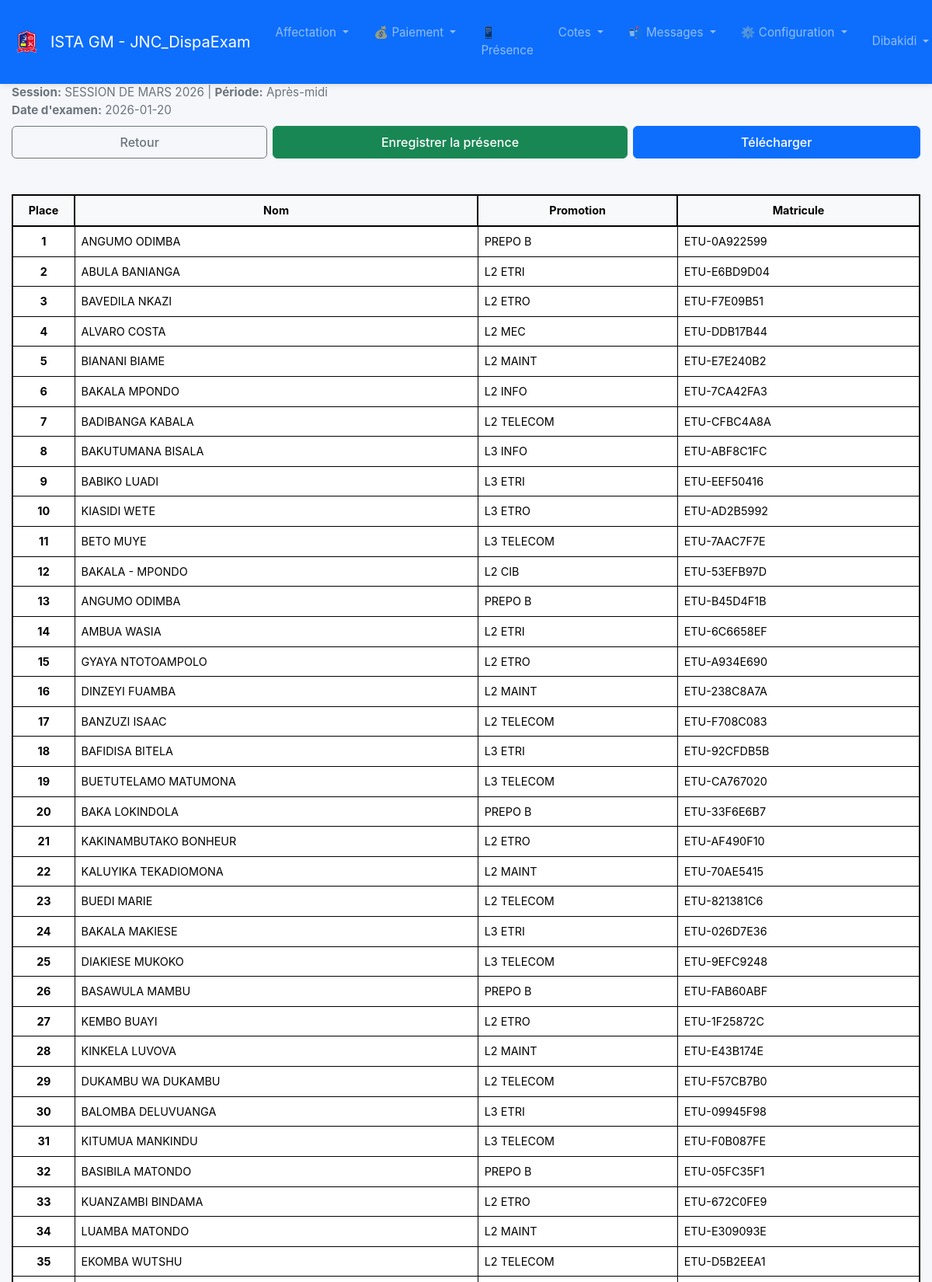
The app's page /rooms/3/liste?exam_id=23 (signed in, upper part) with its own data.
### tables this page shows
CREATE TABLE "exams" (
                    id INTEGER PRIMARY KEY AUTOINCREMENT,
                    label TEXT NOT NULL,
                    session_type TEXT NOT NULL,
                    promotion_id INTEGER NOT NULL,
                    FOREIGN KEY (promotion_id) REFERENCES promotions(id) ON DELETE CASCADE
                );

CREATE TABLE students (
            id INTEGER PRIMARY KEY AUTOINCREMENT,
            matricule TEXT,
            full_name TEXT NOT NULL,
            promotion_id INTEGER NOT NULL,
            section_id INTEGER, sexe TEXT,
            UNIQUE(matricule),
            FOREIGN KEY (promotion_id) REFERENCES promotions(id) ON DELETE CASCADE,
            FOREIGN KEY (section_id) REFERENCES sections(id) ON DELETE SET NULL
        );

CREATE TABLE promotions (
            id INTEGER PRIMARY KEY AUTOINCREMENT,
            name TEXT NOT NULL UNIQUE
        );

### app.py (the view)
@app.route("/rooms/<int:room_id>/liste")
@login_required
def room_list(room_id):
    conn = get_db()
    cur = conn.cursor()
    try:
        exam_id = request.args.get("exam_id")
        exam = _get_exam_or_latest(conn, exam_id)
        if not exam:
            flash("Aucun examen disponible.", "warning")
            return redirect(url_for("rooms"))
        cur.execute("SELECT name FROM rooms WHERE id = ?", (room_id,))
        room = cur.fetchone()
        room_name = room["name"] if room else "Local inconnu"
        cur.execute("""
            SELECT u.username FROM supervisor_assignments sa
            JOIN users u ON sa.user_id = u.id
            WHERE sa.room_id = ? AND sa.exam_id = ?
        """, (room_id, exam["id"]))
        supervisor = cur.fetchone()
        supervisor_name = supervisor["username"] if supervisor else "Non assigné"
        cur.execute(
            """
            SELECT a.seat_number, s.full_name, s.matricule, p.name AS promotion_name
            FROM assignments a
            JOIN students s ON a.student_id = s.id
            JOIN promotions p ON s.promotion_id = p.id
            WHERE a.room_id = ? AND a.exam_id = ?
            ORDER BY a.seat_number
            """,
            (room_id, exam["id"]),
        )
        rows = cur.fetchall()
        return render_template("list.html", rows=rows, exam=exam, room_name=room_name, room_id=room_id, supervisor_name=supervisor_name, today=datetime.now().strftime('%Y-%m-%d'))
    except Exception as e:
        flash(f"Erreur lors de la récupération de la liste: {str(e)}", "danger")
        return redirect(url_for("rooms"))

### app.py (called while the page is built, shortened)
@app.context_processor
def inject_unread_count():
    return {'unread_messages_count': get_unread_messages_count()}

def get_db():
    if "db" not in g:
        g.db = get_connection()
    return g.db

def _get_exam_or_latest(conn, exam_id=None):
    cur = conn.cursor()
    if exam_id:
        cur.execute(
            """SELECT e.id, e.label, e.session_type,
               GROUP_CONCAT(p.name, ', ') as promotion_name
               FROM exams e
               LEFT JOIN exam_promotions ep ON e.id = ep.exam_id
               LEFT JOIN promotions p ON ep.promotion_id = p.id
               WHERE e.id = ?
               GROUP BY e.id, e.label, e.session_type""",
            (exam_id,)
        )
        return cur.fetchone()
    exams = _get_exams(conn)
    return exams[0] if exams else None

def login_required(f):
    @wraps(f)
    def decorated_function(*args, **kwargs):
        if 'user_id' not in session:
            flash("Vous devez vous connecter pour accéder à cette page.", "warning")
            return redirect(url_for('login'))
        return f(*args, **kwargs)
    return decorated_function

def get_unread_messages_count():
    if 'user_id' not in session:
        return 0
    conn = get_db()
    cur = conn.cursor()
    user_id = session.get('user_id')
    is_admin = session.get('is_admin', False)
    if is_admin:
        cur.execute("SELECT COUNT(*) as count FROM messages WHERE is_read = 0")
    result = cur.fetchone()
    return result['count'] if result else 0

def get_unread_notifications_count():
    if 'user_id' not in session:
        return 0
    conn = get_db()
    cur = conn.cursor()
    user_id = session.get('user_id')
    cur.execute("SELECT COUNT(*) as count FROM notifications WHERE user_id = ? AND is_read = 0", (user_id,))
    result = cur.fetchone()
    return result['count'] if result else 0

def get_recent_notifications(limit=5):
    if 'user_id' not in session:
        return []
    conn = get_db()
    cur = conn.cursor()
    user_id = session.get('user_id')
    cur.execute("""
        SELECT id, message, created_at, is_read
        FROM notifications
        WHERE user_id = ?
        ORDER BY created_at DESC
        LIMIT ?
    """, (user_id, limit))
    notifications_raw = cur.fetchall()
    return [dict(notif) for notif in notifications_raw]

### database.py (called while the page is built)
def get_connection():
    conn = sqlite3.connect(DB_PATH, check_same_thread=False)
    conn.row_factory = sqlite3.Row
    return conn

### templates/list.html (shortened to what this page needs)
{% extends "base.html" %}
{% block content %}
<div class="d-print-none">
  <div class="mb-4" style="display: block !important; width: 100% !important; clear: both !important;">
    <div>
      <div class="mb-2">
        <h5>Liste de présence - {{ room_name }}</h5>
        <p class="text-muted mb-0">
          <strong>Session:</strong> {{ exam['label'] }} |
          <strong>Période:</strong> {{ exam['session_type'] or 'Non définie' }}
        </p>
        <p class="text-muted mb-0">
          <strong>Date d'examen:</strong> {{ today }}
        </p>
      </div>
      <div class="text-end">
        <div class="btn-group" role="group">
          <button class="btn btn-outline-secondary" onclick="window.history.back()">Retour</button>
          <button class="btn btn-success" onclick="alert('Présence enregistrée')">Enregistrer la présence</button>
          <button class="btn btn-primary" onclick="window.print()">Télécharger</button>
        </div>
      </div>
    </div>
  </div>
  <br style="clear: both !important;">
  <div class="table-responsive" style="clear: both !important; display: block !important; width: 100% !important;">
    <table class="table table-bordered table-sm" style="border: 2px solid #000; width: 100% !important;">
      <thead class="table-light" style="background-color: #f0f0f0;">
        <tr>
          <th style="border: 2px solid #000; padding: 8px; text-align: center; font-weight: bold; width: 80px;">Place</th>
          <th style="border: 2px solid #000; padding: 8px; text-align: center; font-weight: bold;">Nom</th>
          <th style="border: 2px solid #000; padding: 8px; text-align: center; font-weight: bold;">Promotion</th>
          <th style="border: 2px solid #000; padding: 8px; text-align: center; font-weight: bold;">Matricule</th>
        </tr>
      </thead>
      <tbody>
        {% for r in rows %}
          <tr>
            <td style="border: 1px solid #000; padding: 8px; text-align: center; font-weight: bold;">{{ r['seat_number'] }}</td>
            <td style="border: 1px solid #000; padding: 8px;">{{ r['full_name'] }}</td>
            <td style="border: 1px solid #000; padding: 8px;">{{ r['promotion_name'] }}</td>
            <td style="border: 1px solid #000; padding: 8px;">{{ r['matricule'] or '-' }}</td>
          </tr>
        {% else %}
          <tr>
            <td colspan="4" class="text-center text-muted" style="border: 1px solid #000; padding: 20px;">
              <i class="fas fa-info-circle"></i> Aucune donnée disponible.
            </td>
          </tr>
        {% endfor %}
      </tbody>
    </table>
  </div>
</div>
{% endblock %}

### static/styles.css (style rules this page uses)
* { box-sizing: border-box; }
html, body { height: 100%; margin: 0; padding: 0; }
body { background: #f6f7fb; font-family: -apple-system, BlinkMacSystemFont, "Segoe UI", Roboto, "Helvetica Neue", Arial, sans-serif; font-size: 0.95rem; line-height: 1.5; }
.btn { border-radius: 6px; padding: 0.5rem 1rem; font-weight: 500; transition: all 0.2s ease; white-space: nowrap; display: inline-block; text-decoration: none; vertical-align: middle; }
.btn-group { display: flex; flex-wrap: wrap; gap: 0.5rem; align-items: center; }
.table { margin-bottom: 0; font-size: 0.9rem; }
.table thead { background-color: #f8f9fa; font-weight: 600; color: #333; }
.table th { border-color: #dee2e6; padding: 0.75rem; }
.table td { padding: 0.75rem; border-color: #dee2e6; }
.table-responsive { overflow-x: auto; -webkit-overflow-scrolling: touch; }
.text-muted { color: #6c757d !important; }

### templates/list.html (style rules this page uses)
.mb-4 { display: block !important; width: 100% !important; clear: both !important; float: none !important; }
.table-responsive { display: block !important; width: 100% !important; clear: both !important; float: none !important; }
@media screen { .table { margin-top: 0; background-color: white; } }
@media screen { .table th { background-color: #f8f9fa; } }

### records on screen
exams: label "SESSION DE MARS 2026", session_type "Après-midi"
students: seat_number "1", full_name "ANGUMO ODIMBA", promotion_name "PREPO B", matricule "ETU-0A922599"
students: seat_number "2", full_name "ABULA BANIANGA", promotion_name "L2 ETRI", matricule "ETU-E6BD9D04"
students: seat_number "3", full_name "BAVEDILA NKAZI", promotion_name "L2 ETRO", matricule "ETU-F7E09B51"
students: seat_number "4", full_name "ALVARO COSTA", promotion_name "L2 MEC", matricule "ETU-DDB17B44"
students: seat_number "5", full_name "BIANANI BIAME", promotion_name "L2 MAINT", matricule "ETU-E7E240B2"
students: seat_number "6", full_name "BAKALA MPONDO", promotion_name "L2 INFO", matricule "ETU-7CA42FA3"
students: seat_number "7", full_name "BADIBANGA KABALA", promotion_name "L2 TELECOM", matricule "ETU-CFBC4A8A"
students: seat_number "8", full_name "BAKUTUMANA BISALA", promotion_name "L3 INFO", matricule "ETU-ABF8C1FC"
students: seat_number "9", full_name "BABIKO LUADI", promotion_name "L3 ETRI", matricule "ETU-EEF50416"
students: seat_number "10", full_name "KIASIDI WETE", promotion_name "L3 ETRO", matricule "ETU-AD2B5992"
students: seat_number "11", full_name "BETO MUYE", promotion_name "L3 TELECOM", matricule "ETU-7AAC7F7E"
students: seat_number "12", full_name "BAKALA - MPONDO", promotion_name "L2 CIB", matricule "ETU-53EFB97D"
students: seat_number "13", full_name "ANGUMO ODIMBA", promotion_name "PREPO B", matricule "ETU-B45D4F1B"
students: seat_number "14", full_name "AMBUA WASIA", promotion_name "L2 ETRI", matricule "ETU-6C6658EF"
students: seat_number "15", full_name "GYAYA NTOTOAMPOLO", promotion_name "L2 ETRO", matricule "ETU-A934E690"
students: seat_number "16", full_name "DINZEYI FUAMBA", promotion_name "L2 MAINT", matricule "ETU-238C8A7A"
students: seat_number "17", full_name "BANZUZI ISAAC", promotion_name "L2 TELECOM", matricule "ETU-F708C083"
students: seat_number "18", full_name "BAFIDISA BITELA", promotion_name "L3 ETRI", matricule "ETU-92CFDB5B"
students: seat_number "19", full_name "BUETUTELAMO MATUMONA", promotion_name "L3 TELECOM", matricule "ETU-CA767020"
students: seat_number "20", full_name "BAKA LOKINDOLA", promotion_name "PREPO B", matricule "ETU-33F6E6B7"
students: seat_number "21", full_name "KAKINAMBUTAKO BONHEUR", promotion_name "L2 ETRO", matricule "ETU-AF490F10"
students: seat_number "22", full_name "KALUYIKA TEKADIOMONA", promotion_name "L2 MAINT", matricule "ETU-70AE5415"
students: seat_number "23", full_name "BUEDI MARIE", promotion_name "L2 TELECOM", matricule "ETU-821381C6"
students: seat_number "24", full_name "BAKALA MAKIESE", promotion_name "L3 ETRI", matricule "ETU-026D7E36"
students: seat_number "25", full_name "DIAKIESE MUKOKO", promotion_name "L3 TELECOM", matricule "ETU-9EFC9248"
students: seat_number "26", full_name "BASAWULA MAMBU", promotion_name "PREPO B", matricule "ETU-FAB60ABF"
students: seat_number "27", full_name "KEMBO BUAYI", promotion_name "L2 ETRO", matricule "ETU-1F25872C"
students: seat_number "28", full_name "KINKELA LUVOVA", promotion_name "L2 MAINT", matricule "ETU-E43B174E"
students: seat_number "29", full_name "DUKAMBU WA DUKAMBU", promotion_name "L2 TELECOM", matricule "ETU-F57CB7B0"
students: seat_number "30", full_name "BALOMBA DELUVUANGA", promotion_name "L3 ETRI", matricule "ETU-09945F98"
students: seat_number "31", full_name "KITUMUA MANKINDU", promotion_name "L3 TELECOM", matricule "ETU-F0B087FE"
students: seat_number "32", full_name "BASIBILA MATONDO", promotion_name "PREPO B", matricule "ETU-05FC35F1"
students: seat_number "33", full_name "KUANZAMBI BINDAMA", promotion_name "L2 ETRO", matricule "ETU-672C0FE9"
students: seat_number "34", full_name "LUAMBA MATONDO", promotion_name "L2 MAINT", matricule "ETU-E309093E"
students: seat_number "35", full_name "EKOMBA WUTSHU", promotion_name "L2 TELECOM", matricule "ETU-D5B2EEA1"

### other values on screen
{{ session.get('username', 'Utilisateur') }} "Dibakidi"
